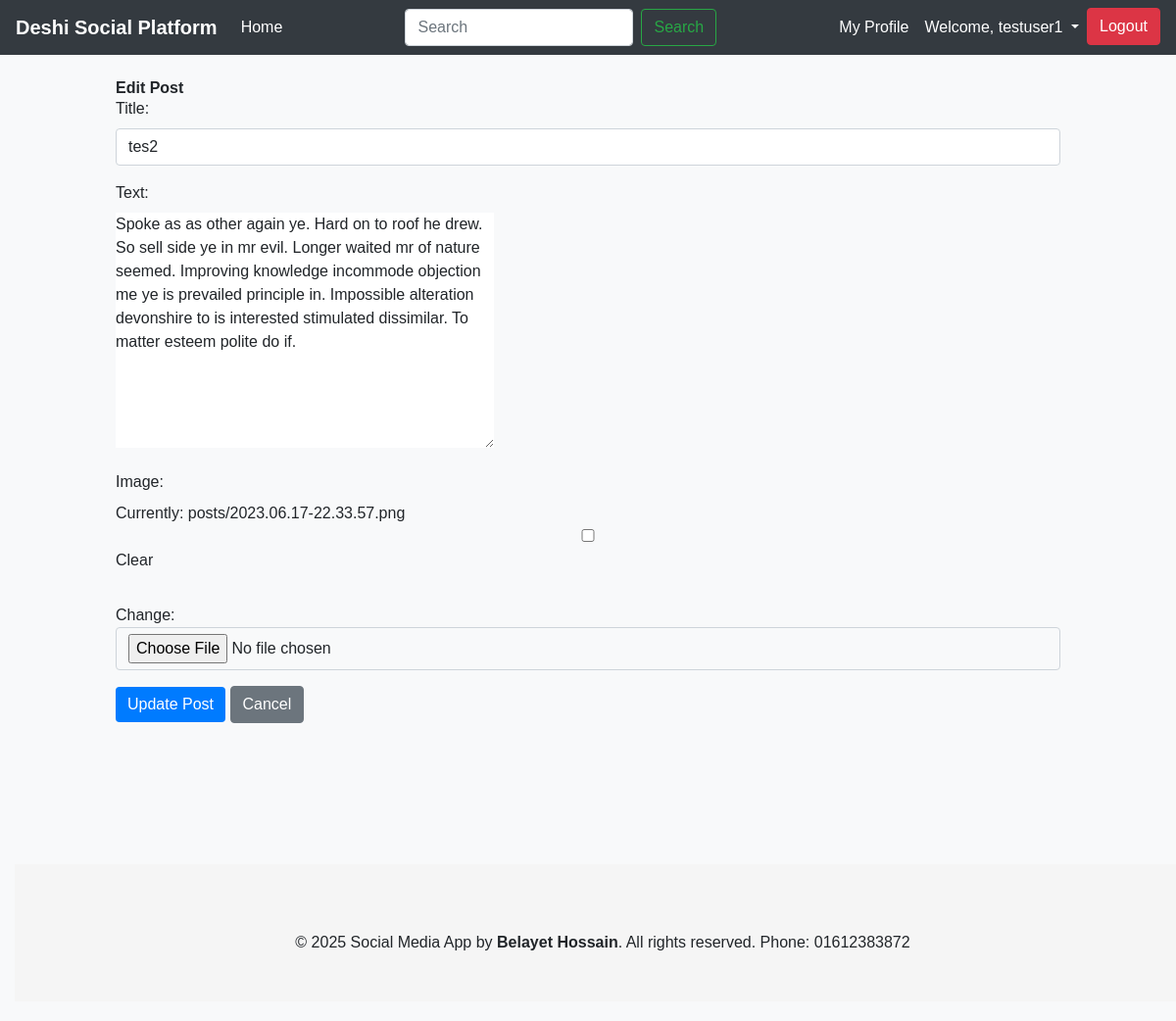
The page /core/5/edit/ (signed in) on the database its author committed.
### core/models.py (models this page shows, shortened)
class Post(models.Model):
    author = models.ForeignKey(User, on_delete= models.CASCADE)
    title = models.CharField(max_length=200, null=True, blank=True)
    text = models.TextField()
    image = models.ImageField(upload_to='posts/', blank=True, null=True)
    created_at = models.DateTimeField(auto_now_add=True)
    updated_at = models.DateTimeField(auto_now=True)

### core/views.py (the view)
# urls.py: path('core/<int:pk>/edit/', PostUpdateView.as_view(), name='post-update'),
class PostUpdateView(LoginRequiredMixin, UserPassesTestMixin, UpdateView):
    model = Post
    form_class = PostForm
    template_name = 'create_post.html'
    success_url = '/'
    def test_func(self):
        post = self.get_object()
        return self.request.user == post.author  # Only post owner can edit

### core/forms.py
class PostForm(forms.ModelForm):
    class Meta:
        model = Post
        fields = ['title','text', 'image']

### core/templates/create_post.html (shortened to what this page needs)
{% extends 'base.html' %}
{% block content %}
<div class="container">
    <h1><strong>{% if form.instance.pk %}Edit Post{% else %}Create Post{% endif %}</strong></h1>
    <form method="POST" enctype="multipart/form-data">
        {{ form.as_p }}
        <div class="d-grid gap-2">
            <button class="btn btn-primary" type="submit">{% if form.instance.pk %}Update Post{% else %}Create Post{% endif %}</button>
            {% if form.instance.pk %}
                <a href="{% url 'post-detail' post.id %}" class="btn btn-secondary">Cancel</a>
            {% else %}
                <a href="{% url 'home' %}" class="btn btn-secondary">Cancel</a>
            {% endif %}
        </div>
    </form>
</div>
{% endblock %}

### core/templates/base.html (shortened to what this page needs)
{% load static %}
<!DOCTYPE html>
<html lang="en">
<head>
    <link rel="stylesheet" href="https://cdn.jsdelivr.net/npm/bootstrap@4.5.2/dist/css/bootstrap.min.css">
    <link href="https://cdn.jsdelivr.net/npm/tailwindcss@2.1.2/dist/tailwind.min.css" rel="stylesheet">
    <link rel="stylesheet" type="text/css" href="{% static 'css/style.css' %}">
</head>
<body>
    <nav class="navbar navbar-expand-lg navbar-light bg-dark">
        <a class="navbar-brand" href="{% url 'home' %}">Deshi Social Platform</a>
        <div class="collapse navbar-collapse" id="navbarNav">
            <ul class="navbar-nav mr-auto">
                <li class="nav-item"><a class="nav-link" href="{% url 'home' %}">Home</a></li>
            </ul>
            <form class="form-inline my-2 my-lg-0" method="get" action="#">
                <input class="form-control mr-sm-2" type="search" placeholder="Search" aria-label="Search" name="q" value="">
                <button class="btn btn-outline-success my-2 my-sm-0" type="submit">Search</button>
            </form>
            <ul class="navbar-nav ml-auto">
                {%if user.is_authenticated %}
                    <li class="nav-item"><a class="nav-link" href="{% url 'my_post' %}">My Profile</a></li>
                    <li class="nav-item dropdown">
                        <a class="nav-link dropdown-toggle" href="#" id="profileDropdown" role="button" data-toggle="dropdown" aria-haspopup="true" aria-expanded="false">
                            Welcome, {{ user.username }}
                        </a>
                    </li>
                    <li class="nav-item">
                        <form action="{% url 'logout' %}" method="post" style="display: inline;">
                        <button type="submit" class="btn btn-danger">Logout</button>
                        </form>
                    </li>
                {% else %}
                    <li class="nav-item"><a class="nav-link" href="{% url 'login' %}">Login</a></li>
                    <li class="nav-item"><a class="nav-link" href="{% url 'register' %}">Register</a></li>
                {% endif %}
            </ul>
        </div>
    </nav>
    <div class="container mt-4">
        {% block content %}{% endblock %}
    </div>
    <br><br>
    <br><br>
    <br><br>
    <div class="container-fluid align-content-lg-center">
        <footer class="footer container-fluid content-center">
            <p>&copy; 2025 Social Media App by <strong>Belayet Hossain</strong>. All rights reserved. Phone: 01612383872</p>
        </footer>
    </div>
</body>
</html>

### core/static/css/style.css (style rules this page uses)
html { position: relative; min-height: 100%; }
body { font-family: Arial, sans-serif; background-color: #f8f9fa; margin: 0; padding: 0; margin-bottom: 60px; }
.navbar { position: sticky; top: 0; z-index: 1000; background-color: #f8f9fa; }
.navbar-brand { font-weight: bold; color: white !important; }
.navbar-nav .nav-link { color: white !important; }
.btn-primary { background-color: #007bff; border: none; }
.footer { position: absolute; bottom: 10; width: 100%; height: 140px; line-height: 160px; background-color: #f5f5f5; text-align: center; }
form p { margin-bottom: 1rem; }
form p label { display: block; margin-bottom: 0.5rem; }
form p input { width: 100%; padding: 0.375rem 0.75rem; border: 1px solid #ced4da; border-radius: 0.25rem; }

### rows shown on the page
Post: title "tes2", text "Spoke as as other again ye. Hard on to roof he drew. So sell side ye in mr evil. Longer waited mr of nature seemed. Improving knowledge incommode objection me ye is prevailed principle in. Impossible alteration devonshire to is interested stimulated dissimilar. To matter esteem polite do if."

### other values the page prints
{{ user.username }} "testuser1"
